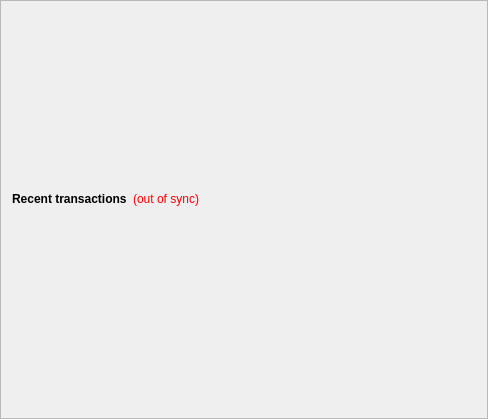
        <widget class="QFrame" name="frame_2">
         <property name="frameShape">
          <enum>QFrame::StyledPanel</enum>
         </property>
         <property name="frameShadow">
          <enum>QFrame::Raised</enum>
         </property>
         <layout class="QVBoxLayout" name="verticalLayout">
          <item>
           <spacer name="verticalSpacer_3">
            <property name="orientation">
             <enum>Qt::Vertical</enum>
            </property>
            <property name="sizeType">
             <enum>QSizePolicy::Fixed</enum>
            </property>
            <property name="sizeHint" stdset="0">
             <size>
              <width>20</width>
              <height>75</height>
             </size>
            </property>
           </spacer>
          </item>
          <item>
           <widget class="QLabel" name="labelOverviewHeaderRight">
            <property name="minimumSize">
             <size>
              <width>464</width>
              <height>96</height>
             </size>
            </property>
            <property name="maximumSize">
             <size>
              <width>16777215</width>
              <height>96</height>
             </size>
            </property>
            <property name="alignment">
             <set>Qt::AlignCenter</set>
            </property>
            <property name="margin">
             <number>5</number>
            </property>
           </widget>
          </item>
          <item>
           <layout class="QHBoxLayout" name="horizontalLayout_2">
            <item>
             <widget class="QLabel" name="label_4">
              <property name="font">
               <font>
                <weight>75</weight>
                <bold>true</bold>
               </font>
              </property>
              <property name="text">
               <string>Recent transactions</string>
              </property>
             </widget>
            </item>
            <item>
             <widget class="QLabel" name="labelTransactionsStatus">
              <property name="cursor">
               <cursorShape>WhatsThisCursor</cursorShape>
              </property>
              <property name="toolTip">
               <string>The displayed information may be out of date. Your wallet automatically synchronizes with the PROXYNODE network after a connection is established, but this process has not completed yet.</string>
              </property>
              <property name="styleSheet">
               <string notr="true">QLabel { color: red; }</string>
              </property>
              <property name="text">
               <string notr="true">(out of sync)</string>
              </property>
              <property name="alignment">
               <set>Qt::AlignRight|Qt::AlignTrailing|Qt::AlignVCenter</set>
              </property>
             </widget>
            </item>
            <item>
             <spacer name="horizontalSpacer">
              <property name="orientation">
               <enum>Qt::Horizontal</enum>
              </property>
              <property name="sizeHint" stdset="0">
               <size>
                <width>40</width>
                <height>20</height>
               </size>
              </property>
             </spacer>
            </item>
           </layout>
          </item>
          <item>
           <widget class="QListView" name="listTransactions">
            <property name="styleSheet">
             <string notr="true">QListView { background: transparent; }</string>
            </property>
            <property name="frameShape">
             <enum>QFrame::NoFrame</enum>
            </property>
            <property name="verticalScrollBarPolicy">
             <enum>Qt::ScrollBarAlwaysOff</enum>
            </property>
            <property name="horizontalScrollBarPolicy">
             <enum>Qt::ScrollBarAlwaysOff</enum>
            </property>
            <property name="selectionMode">
             <enum>QAbstractItemView::NoSelection</enum>
            </property>
           </widget>
          </item>
         </layout>
        </widget>
